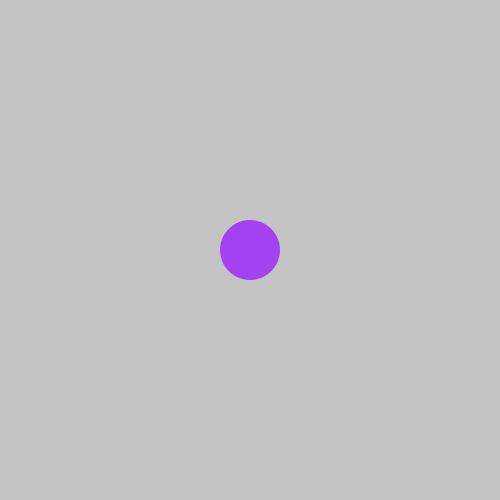
Frame 1 (no input)
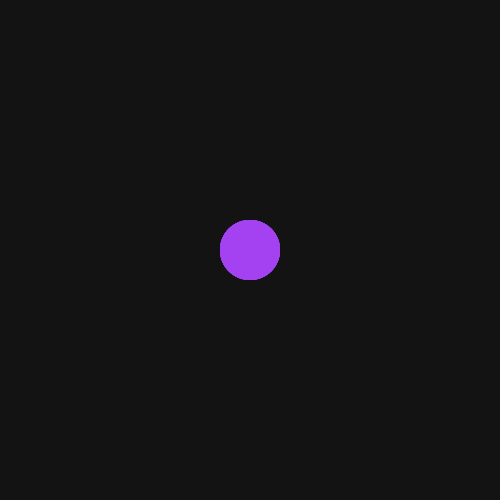
Frame 60 (the mouse pressed at the canvas centre just before this capture)
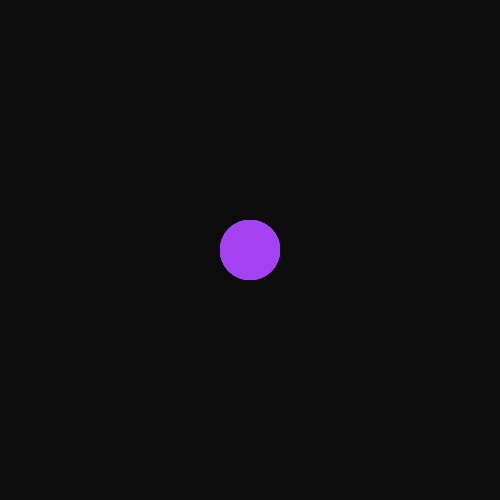
Frame 120 (the mouse held since frame 60 and released just before this capture)

The Processing sketch that drew these frames (run headless with seeded random() and noise(); from frame 60 on, the mouse is pressed at the canvas centre):

// Processing sketch: ex18_project_02
// ── ex18_project_02.pde
// 마우스로 원을 끌어 놓기 (클래스 및 PVector 사용)

Circle c;

void setup() {
  size(500, 500);
  c = new Circle();
}

void draw() {
  // 페이딩 효과
  noStroke();
  fill(0, 10);
  rect(0, 0, width, height);

  c.display();
}

void mousePressed() {
  c.check(mouseX, mouseY);
}

void mouseReleased() { 
  c.choice = false;
}

void mouseDragged() {
  c.move();
}

class Circle {
  PVector location;
  boolean choice;
  float r;
  color col;

  Circle() {
    location = new PVector(width/2, height/2);
    choice = false;
    r = 30;
    col = color(random(255), random(255), random(255));
  }

  void display() {
    fill(col);
    ellipse(location.x, location.y, r*2, r*2);
  }

  void move() {
    if (choice) {
      PVector mouse = new PVector(mouseX, mouseY);
      PVector pmouse = new PVector(pmouseX, pmouseY);
      PVector offset = PVector.sub(mouse, pmouse);
      location.add(offset);
    }
  }

  void check(float x, float y) {
    float d = dist(x, y, location.x, location.y);
    if (d < r) {
      choice = true;
    }
  }
}
